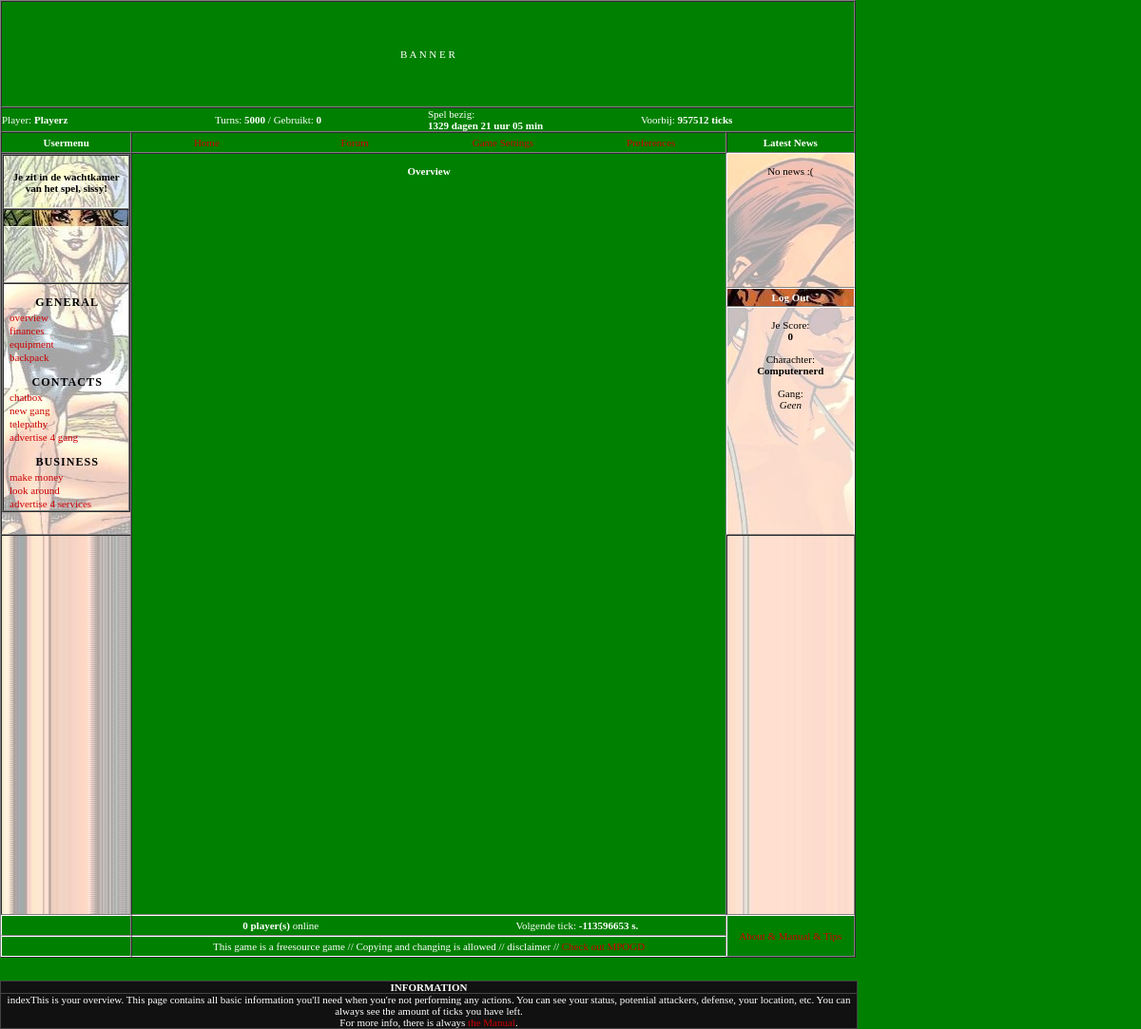
Screenshot of /index.php (signed in) with the database file from the repository.
### tables this page shows
CREATE TABLE `users` (
  `id` int(11) unsigned NOT NULL auto_increment,
  `username` varchar(20) NOT NULL,
  `password` varchar(32) NOT NULL,
  `email` varchar(255) default NULL,
  `activationcode` varchar(32) NOT NULL,
  `charachter_id` int(11) unsigned NOT NULL,
  `charachtername` varchar(30) NOT NULL,
  `gang_id` int(11) unsigned default NULL,
  `turns_left` int(11) unsigned NOT NULL default '0',
  `turns_used` int(11) unsigned NOT NULL default '0',
  `telefoonnummer` int(11) unsigned default NULL,
  `cash` int(11) unsigned NOT NULL default '0',
  `notebook` text NOT NULL,
  `sector_map_id` int(11) unsigned NOT NULL,
  `sector_map_location` int(11) unsigned NOT NULL,
  `maphistory` text NOT NULL,
  `weapon1` int(11) unsigned default NULL,
  `weapon2` int(11) unsigned default NULL,
  `medical` int(11) unsigned default NULL,
  `trade` int(11) unsigned default NULL,
  `communication` int(11) unsigned default NULL,
  `cloathing_feet` int(11) unsigned default NULL,
  `cloathing_legs` int(11) unsigned default NULL,
  `cloathing_torso` int(11) unsigned default NULL,
  `cloathing_hands` int(11) unsigned default NULL,
  `cloathing_head` int(11) unsigned default NULL,
  `skill_find` int(11) unsigned NOT NULL default '0',
  `skill_speed` int(11) unsigned NOT NULL default '0',
  `skill_trade` int(11) unsigned NOT NULL default '0',
  `skill_charisma` int(11) unsigned NOT NULL default '0',
  `fight_or_walk` enum('walk','fight') NOT NULL default 'walk',
  `gogame` enum('0','1') NOT NULL default '0',
  `accepted` enum('0','1') NOT NULL default '0',
  `lastip` varchar(255) NOT NULL,
  `lastlogin` int(10) unsigned NOT NULL,
  `lastaction` int(10) unsigned NOT NULL default '0',
  `signuptime` int(10) unsigned NOT NULL default '0',
  PRIMARY KEY  (`id`),
  UNIQUE KEY `charachtername` (`charachtername`),
  UNIQUE KEY `username` (`username`),
  UNIQUE KEY `email` (`email`),
  UNIQUE KEY `telefoonnummer` (`telefoonnummer`),
  KEY `charachter_id` (`charachter_id`),
  KEY `sector_map_id` (`sector_map_id`),
  KEY `sector_map_location` (`sector_map_location`)
);

CREATE TABLE `timer` (
  `id` int(11) unsigned NOT NULL auto_increment,
  `spelbegin` int(11) unsigned NOT NULL,
  `laatste` int(11) unsigned NOT NULL,
  PRIMARY KEY  (`id`)
);

### inc.functions.php (called while the page is built, shortened)
<?php
$TABLE = array(
	"users"		=> 'users',
	"gangs"		=> 'gangs',
	"sectors"	=> 'd_sectors',
	"items"		=> 'items',
	"chat"		=> 'chat',
	"timer"		=> 'timer',
	"log"		=> 'log',
);
$THISUSER = mysql_fetch_assoc(mysql_query("SELECT * FROM $TABLE[users] WHERE id='".$UID."';"));
function Verschil_In_Datum($begin,$eind)
{
	$verschil = $eind - $begin;
	if ($verschil > 3600*24)
	{
		$dagen = floor($verschil/(3600*24));
		$uur = floor(($verschil-($dagen*3600*24))/3600);
		$min = floor(($verschil - ($dagen*24*3600) - (3600*$uur))/60);
		if (strlen($min) == 1)
			$min = '0'.$min;
		$dn = ($dagen == 1) ? "dag" : "dagen";
		$tijd = $dagen . " $dn " . $uur . " uur " . $min . " min";
	}
	return $tijd;
}
?>

### inc.config.php (called while the page is built, shortened)
<?php
if ( !empty($_SESSION['gangwars']['uid']) )	$UID = $_SESSION['gangwars']['uid'];
else										$UID = NULL;
include("inc.config_values.php");
include("inc.functions.php");
?>

### inc.config_values.php (called while the page is built, shortened)
<?php
$TICK_LENGTH			= 2*60;
$CHARACHTER[1]			= "Businessman";
$CHARACHTER[2]			= "Computernerd";
$CHARACHTER[3]			= "Hitman";
$CHARACHTER[4]			= "Junkie";
$CHARACHTER[5]			= "SWAT-Officer";
?>

### login_check.php (the view, shortened to what this page needs)
<?php
$score=0;
if ( !empty($_SESSION['gangwars']['login']) )
{
	echo 'Je Score:<br>';
	echo '<b>'.$score.'</b><br>';
	echo '<br>';
	echo 'Charachter:<br>';
	echo '<b>' . $CHARACHTER[$THISUSER['charachter_id']] . '</b><br>';
	echo '<br>';
	echo 'Gang:<br>';
	if ( $THISUSER['gang_id'] )
	{
		$qGang = mysql_query("SELECT name FROM gangs WHERE id = '".$THISUSER['gang_id']."';") or die(mysql_error());
		$szGang = mysql_result($qGang, 0);
		echo '<a href="gang.php">'.$szGang.'</a>';
	}
	else
	{
		echo '<i>Geen</i>';
	}
}
?>

### inc.header.php (shortened to what this page needs)
<?php
$nu = time();
$t = mysql_fetch_array(mysql_query("SELECT * FROM $TABLE[timer] WHERE id='1'"));
$oud = $t['laatste'];
$timeleft = ($TICK_LENGTH)-($nu-$oud);
?>
<!DOCTYPE html PUBLIC "-//W3C//DTD HTML 4.01//EN">
<html>
<head>
<link rel="stylesheet" href="css/styles.css">
<link rel="stylesheet" href="css/menu.css">
</head>
<body bgcolor="green">
<table border="1" width="900" height="550" cellpadding="0" cellspacing="0" align="center">
	<tr>
		<td class="banner" align="center" colspan="3" height="110">B A N N E R</td>
	</tr>
	<tr>
		<td colspan="3">
			<table width="100%" border="0" cellspacing="0" cellpadding="5">
				<tr>
					<td width="25%"><?php echo !empty($_SESSION['gangwars']['login'])?"Player: <b>".$THISUSER['charachtername']."</b>":"<i>Niet ingelogd</i>"; ?></td>
					<td width="25%"><?php echo !empty($_SESSION['gangwars']['login'])?"Turns: <b>".$THISUSER['turns_left']."</b> / Gebruikt: <b>".$THISUSER['turns_used']."</b>":"<i>Niet ingelogd</i>"; ?></td>
					<td width="25%">Spel bezig:<br><b><?php echo Verschil_In_Datum($t['spelbegin'],time()); ?></td>
					<td width="25%">Voorbij: <b><?php echo floor((time()-$t['spelbegin'])/$TICK_LENGTH); ?> ticks</td>
				</tr>
			</table>
		</td>
	</tr>
	<tr>
		<td width="150" align="center"><b>Usermenu</b></td>
		<td width="600">
			<table border="0" cellpadding="0" cellspacing="0" height="20" width="100%">
				<tr>
					<td width="25%" align="center"><a href="./?">Home</a></td>
					<td width="25%" align="center"><a href="/www/nieuwforum/">Forum</a></td>
					<td width="25%" align="center"><a href="settings.php?">Game Settings</a></td>
					<td width="25%" align="center"><?php echo (!$UID)?"<a href=\"aanmelden.php?\">Registreer":"<a href=\"preferences.php?\">Preferences"; ?></a></td>
				</tr>
			</table>
		</td>
		<td width="150" align="center"><b>Latest News</b></td>
	</tr>
	<tr>
		<td rowspan="3" valign="top" width="150" background="images/usermenu.jpg" height="400">
			<table border="1" cellpadding="0" cellspacing="0" width="100%">
				<tr valign="middle" height="57">
					<td><font color="black"><center><b><?php echo !$THISUSER['accepted'] && $UID ? 'Je zit in de wachtkamer van het spel, sissy!' : "&nbsp;"; ?></td>
				</tr>
				<tr>
					<td height="76">&nbsp;</td>
				</tr>
				<tr>
					<td><?php require_once("inc.usermenu.php"); ?></td>
				</tr>
			</table>
		</td>
		<td rowspan="4" colspan="1" width="750" valign="top" style="overflow:auto;" align="center">

### inc.footer.php (shortened to what this page needs)
<?php
$g = time()-120;
$qUser = mysql_query("SELECT id FROM ".$TABLE['users']." WHERE lastaction >= ".$g.";") or die(mysql_error());
$iOnline = mysql_num_rows($qUser);
?>
</td>
<td height=140 valign=top class='td tdr' background="images/newsflash.jpg"><center><br>
<font color=#000000>
<?php
require_once("newsflash.php");
?>
</td>
</tr>
<tr height=20><td class='td tdr' background="images/login_title.jpg"><center><b><?php echo !empty($_SESSION['gangwars']['login'])?"<a style='color:#ffffff;' href=\"login.php?logout=1\">Log Out</a>":"Log In"; ?></td></tr>
<tr valign=top height=240>
<td class='td tdr' background="images/login.jpg"><center><br>
<font color=#000000>
<?php
require_once("login_check.php");
?>
</td>
</tr>
<tr height=400>
<td bgcolor=white background="images/usermenu_naaronder.jpg">&nbsp;</td>
<td bgcolor=white background="images/rechtsemenu_naaronder.jpg">&nbsp;</td>
</tr>
<tr valign=middle>
<td class='td'>&nbsp;</td>
<td height=20 style="border-top:solid 1px #ffffff;"><table border=0 cellpadding=0 cellspacing=0 width=100%><tr valign=middle><td width=50%><center><b><?php echo $iOnline; ?> player(s)</b> online</td><td width=50%><center>Volgende tick: <b><font id='secondsleft'><?php echo $timeleft; ?></font> s.</td></tr></table></td>
<td class='td' rowspan=2><center><a href="opzet/uitleg_en.html" target=_blank>About & Manual & Tips</td>
</tr>
<tr>
<td class='td tdb'>&nbsp;</td>
<td height=20 class='tdb' style="border-top:solid 1px #ffffff;"><center>
This game is a freesource game // Copying and changing is allowed // disclaimer // <a href="http://www.mpogd.com" target=_blank>Check out MPOGD</a>
</td>
</tr>
</table>
<br>
<br>
<table border=0 cellpadding=2 cellspacing=0 width=900 bgcolor=#111111>
<tr><td style='border:solid 1px #444444;border-bottom:none;'><center><b>INFORMATION</b></td></tr>
<tr><td style='border:solid 1px #444444;'>
<table border=0 cellpadding=4 cellspacing=0 width=900 class='information'><tr valign=><td height=1 class='information'>
<center>
<?php
$szPageName = basename($_SERVER['SCRIPT_NAME']);
if ( false !== ($pos=strrpos($szPageName, ".")) )
{
	$szPageName = substr($szPageName, 0, $pos);
}
echo $szPageName;
switch ( $szPageName )
{
	case 'index':
		echo "This is your overview. This page contains all basic information you'll need when you're not performing any actions. You can see your status, potential attackers, defense, your location, etc. You can always see the amount of ticks you have left.";
	break;
}
?><br>For more info, there is always <a href="opzet/uitleg_nl.html">the Manual</a>.</td>
</tr></table>
</td></tr></table>
</body>
</html>

### css/styles.css (style rules this page uses)
* { margin : 0; padding : 0; }
BODY,TABLE { font-family:Verdana;font-size:11px;color:#ffffff;cursor:default; }
A { text-decoration:none;color:#CC0000; }
.tdr { border-right:solid 1px #ffffff; }
.tdb { border-bottom:solid 1px #ffffff; }
.td { border-left:solid 1px #ffffff;border-top:solid 1px #ffffff; }

### rows the page displays
users: charachtername "Playerz", turns_left "5000", turns_used "0", charachter "Computernerd"

### other values shown
$title "GENERAL"
$regel[0] "overview"
$regel[0] "finances"
$regel[0] "equipment"
$regel[0] "backpack"
$title "CONTACTS"
$regel[0] "chatbox"
$regel[0] "new gang"
$regel[0] "telepathy"
$regel[0] "advertise 4 gang"
$title "BUSINESS"
$regel[0] "make money"
$regel[0] "look around"
$regel[0] "advertise 4 services"
$score "0"
